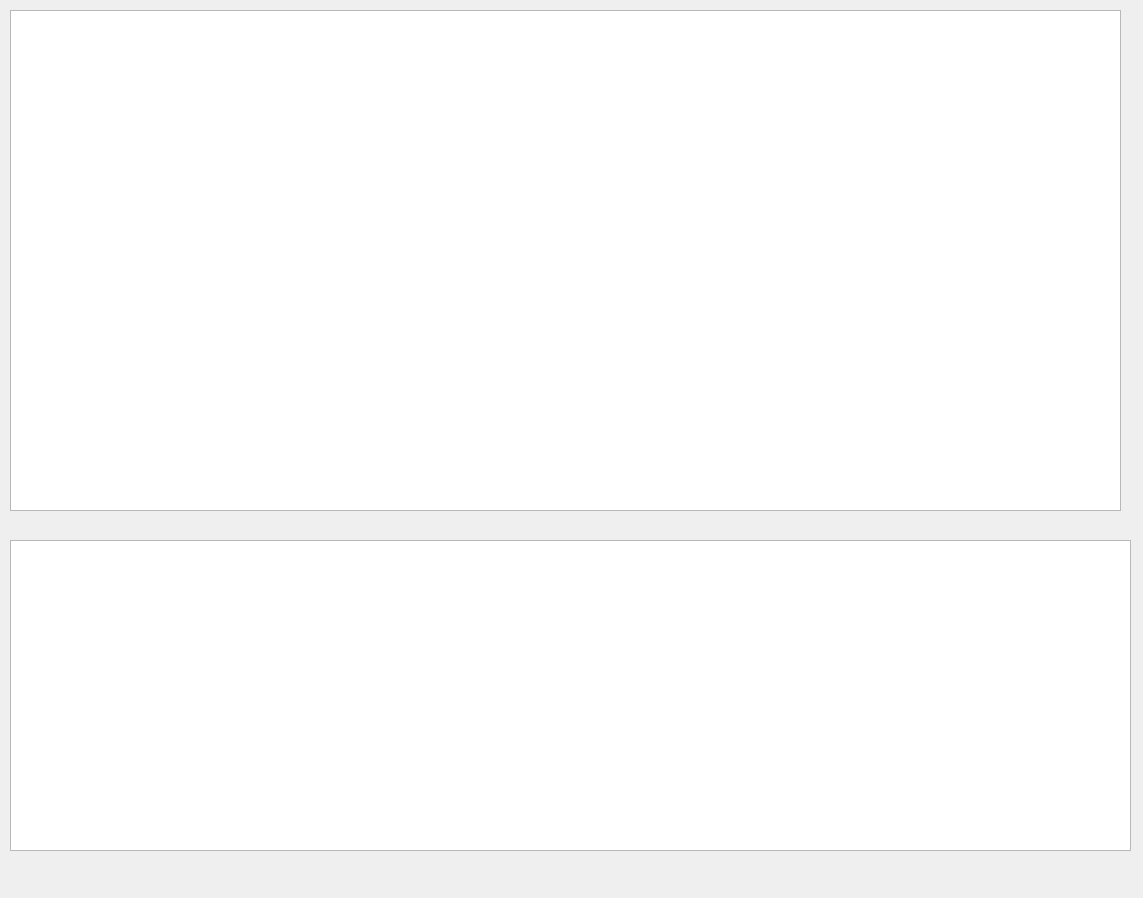
<?xml version="1.0" encoding="UTF-8"?>
<ui version="4.0">
 <class>result</class>
 <widget class="QDialog" name="result">
  <property name="geometry">
   <rect>
    <x>0</x>
    <y>0</y>
    <width>1143</width>
    <height>898</height>
   </rect>
  </property>
  <property name="windowTitle">
   <string>Dialog</string>
  </property>
  <widget class="QTableWidget" name="tab">
   <property name="geometry">
    <rect>
     <x>10</x>
     <y>10</y>
     <width>1111</width>
     <height>501</height>
    </rect>
   </property>
  </widget>
  <widget class="QGraphicsView" name="draw">
   <property name="geometry">
    <rect>
     <x>10</x>
     <y>540</y>
     <width>1121</width>
     <height>311</height>
    </rect>
   </property>
  </widget>
 </widget>
 <resources/>
 <connections/>
</ui>
